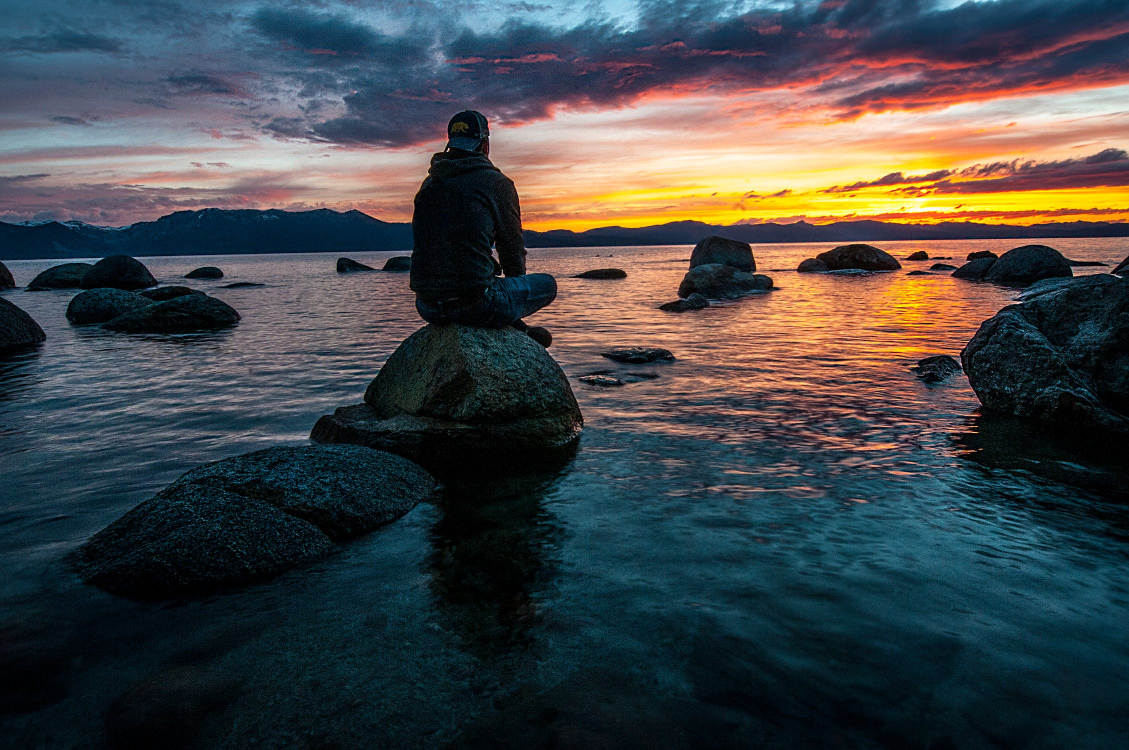
#> input picture src/06 - Trackbar/pexel.jpeg, 2258 x 1500 px, given in place of the camera (shown at 1/2 size)
$ python mixing_frame.py
#> lines starting #> are read from the running program, lines starting #| are printed output that depends on the picture; after the words box and inside, x2 and y2 are one past the last pixel; in counts of white or black regions, pixels touching at a corner belong together
# Mixing two frame

'''
Implementation of mixing two frame, it require two cameras (internal and external)
Change the trackbar to see the effect.
'''
import cv2
import numpy as np

def nothing(x):
    pass

alpha=0.0

cap1=cv2.VideoCapture(0)
cap2=cv2.VideoCapture(1)
cap1.set(3,480)
cap1.set(4,640)
cap2.set(3,480)
cap2.set(4,640)
cv2.namedWindow('alpha')

cv2.createTrackbar('a','alpha',0,100,nothing)
cv2.setTrackbarPos('a','alpha',50)

while True:
    _,img1 = cap1.read()
#> img1 is the input picture: shape (1500, 2258, 3); mean B, G, R 71.6, 69.9, 66.6
    _,img2 = cap2.read()
    gray1 =cv2.cvtColor(img1,cv2.COLOR_BGR2GRAY)
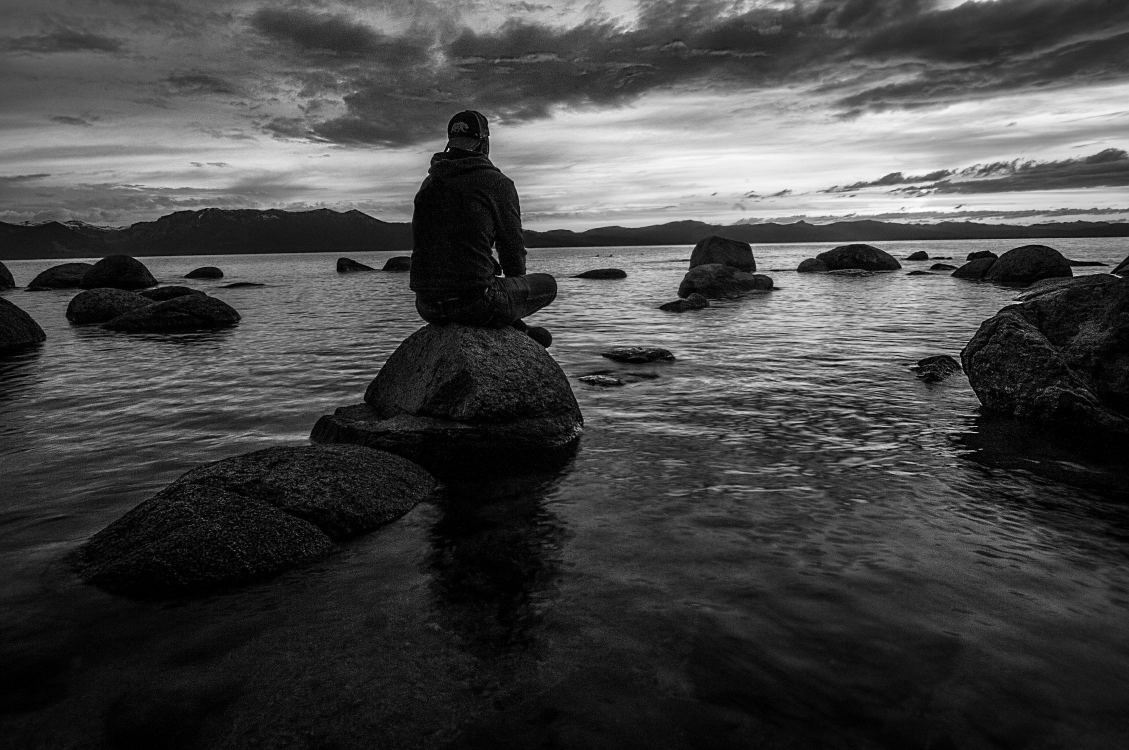
#> gray1: shape (1500, 2258) (shown at 1/2 size); min 0, max 255, mean 69.1
    gray2 =cv2.cvtColor(img2,cv2.COLOR_BGR2GRAY)

    alpha = cv2.getTrackbarPos('a','alpha')
    alpha/=100
    beta = 1.0-alpha
    blend = cv2.addWeighted(gray1,alpha,gray2,beta,0.0)
    blurred = cv2.GaussianBlur(blend,(5, 5), 0)
    ret, thresh = cv2.threshold( blurred, 127, 255, cv2.THRESH_BINARY)
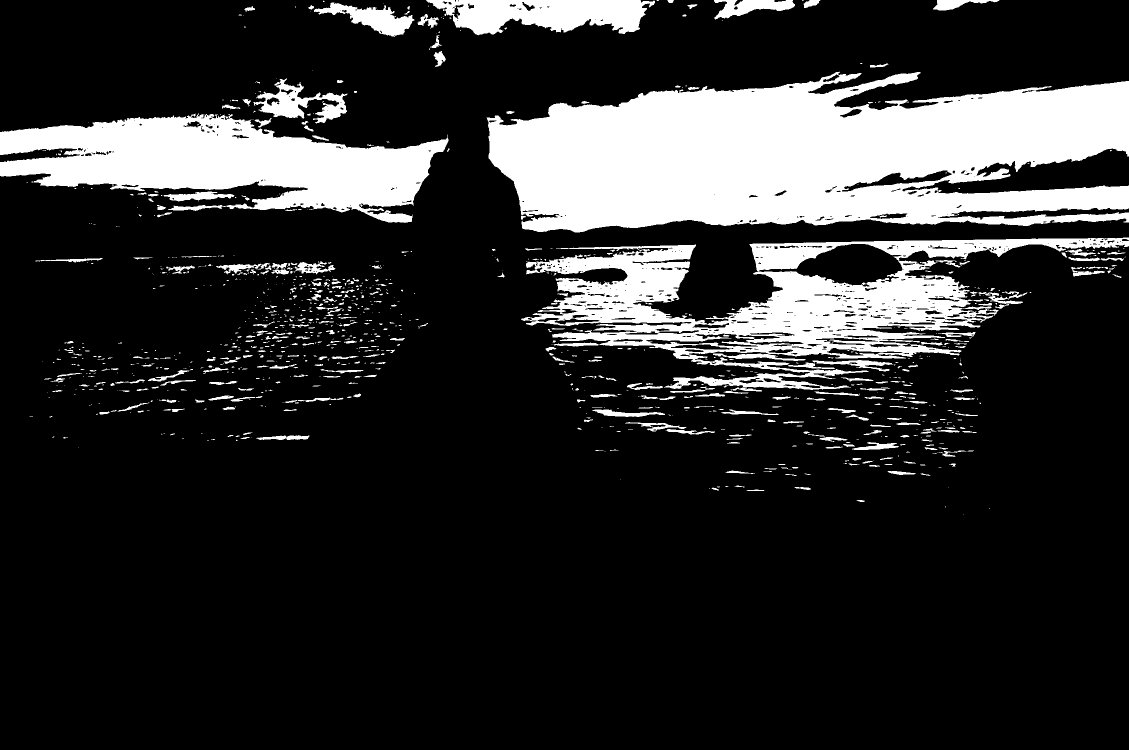
#> thresh: shape (1500, 2258) (shown at 1/2 size); 18% white; 1074 white regions (683 under 20 px), largest, box (x1, y1, x2, y2) and area: (973, 143, 2258, 465) 295849, (1042, 475, 2258, 780) 125976, (0, 227, 897, 446) 106962

    '''
    contours,hierachy=cv2.findContours(thresh,cv2.RETR_TREE,cv2.CHAIN_APPROX_SIMPLE)
    cv2.drawContours(blend,contours,1,(0,0,255),3)

    for i in contours:
        area= cv2.contourArea(i)

        if(area>50000):
            x,y,w,h = cv2.boundingRect(i)
            rect = cv2.rectangle(blend, (x, y), (x+w, y+h), (255,0,0), 2)
            M = cv2.moments(i)
            if M['m00'] != 0:


                cy = int(M['m01']/M['m00'])           # (cx, cy) = rect center
                cx = int(M['m10']/M['m00'])
                cv2.circle(blend, (cx, cy), 7, (0, 0, 255), -1)
    '''
    cv2.imshow('blend',blend)
    cv2.imshow('thresh',thresh)


    if cv2.waitKey(1) & 0xFF==ord('q'):
#> (key q is pressed here)
        break

cap1.release()
cap2.release()
cv2.destroyAllWindows()
